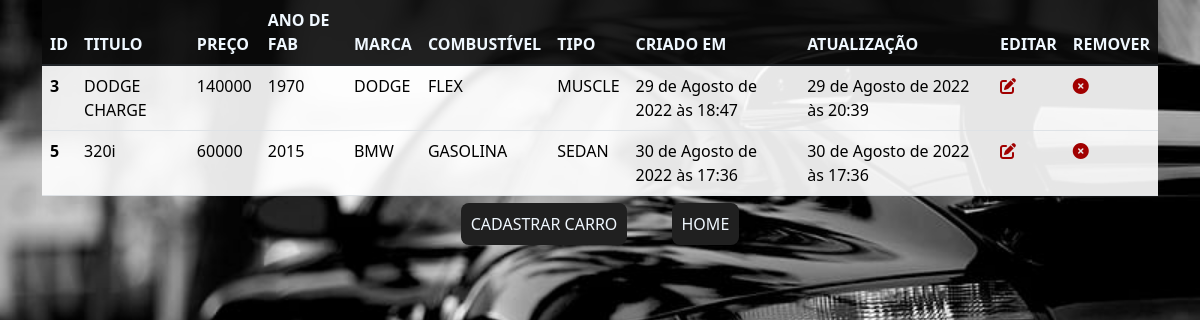
/carros/, run on an earlier commit of the app's database.
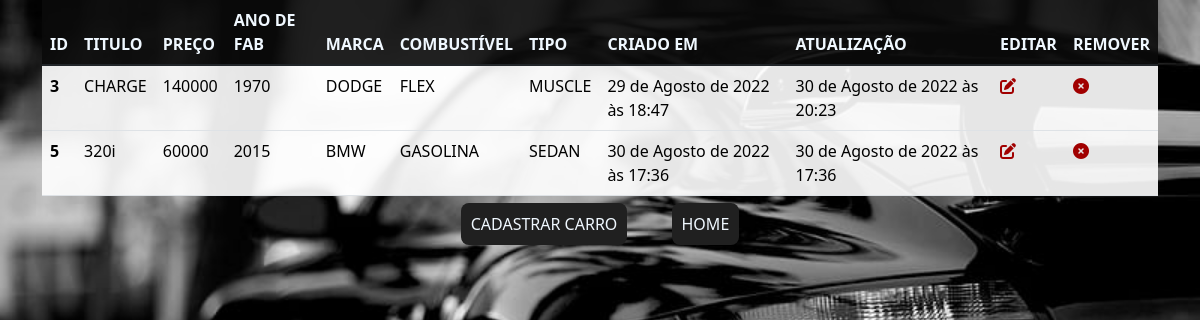
And on a later commit of the database.
### core/models.py (models this page shows)
class Carro(models.Model):
    COMBUSTIVEL_CHOICES = [
    ('GASOLINA', 'GASOLINA')
  , ('FLEX', 'FLEX')
  ,('DIESEL', 'DIESEL')
]
    tituloCarro = models.CharField('Título', max_length=20)
    precoCarro = models.IntegerField('Preço')
    anoCarro = models.IntegerField('Ano de fabricação')
    marcaCarro = models.CharField('Marca', max_length=20)
    combustivelCarro = models.CharField('Combustível', blank=True, null=True, choices=COMBUSTIVEL_CHOICES, max_length=8)
    tipoCarro = models.CharField('Tipo', max_length=20)
    created_atCarro = models.DateTimeField(auto_now_add=True)
    updated_atCarro = models.DateTimeField(auto_now=True)

### core/views.py (the view)
# urls.py: path('carros/',carros, name='carros'),
def carros(request):
    crr = Carro.objects.all()
    contexto = {
        'carro': crr
    }
    return render(request, 'carros.html', contexto)

### templates/carros.html (shortened to what this page needs)
{% load static %}
<!DOCTYPE html>
<html lang="en">
<head>
    <link href="https://cdn.jsdelivr.net/npm/bootstrap@5.1.3/dist/css/bootstrap.min.css" rel="stylesheet"
>
    <link rel="stylesheet" href="{% static 'css/estilo.css' %}">
</head>
<body>
    <div class="container">
        <table class="table">
            <thead>
              <tr>
                <th scope="col">ID</th>
                <th scope="col">TITULO</th>
                <th scope="col">PREÇO</th>
                <th scope="col">ANO DE FAB</th>
                <th scope="col">MARCA</th>
                <th scope="col">COMBUSTÍVEL</th>
                <th scope="col">TIPO</th>
                <th scope="col">CRIADO EM</th>
                <th scope="col">ATUALIZAÇÃO</th>
                <th scope="col">EDITAR</th>
                <th scope="col">REMOVER</th>
              </tr>
            </thead>
            <tbody>
                {% for crr in carro %}
              <tr>
                <th scope="row">{{crr.id}}</th>
                <td>{{crr.tituloCarro}}</td>
                <td>{{crr.precoCarro}}</td>
                <td>{{crr.anoCarro}}</td>
                <td>{{crr.marcaCarro}}</td>
                <td>{{crr.combustivelCarro}}</td>
                <td>{{crr.tipoCarro}}</td>
                <td>{{crr.created_atCarro}}</td>
                <td>{{crr.updated_atCarro}}</td>
                <td><a href="{% url 'editcar' crr.id %}"><i class="fa-solid fa-pen-to-square"></i></a></td>
                <td><a href="{% url 'removercar' crr.id %}"><i class="fa-solid fa-circle-xmark"></i></a></td>
              </tr>
    {% endfor %}
</tbody>
</table>
</div>
<p><a href="{% url 'cadcar' %}">CADASTRAR CARRO</a> <a href="{% url 'bestcars' %}">HOME</a></p>
</body>
</html>

What changed in the data, as far as the page shows it:
changed Carro "DODGE": tituloCarro "DODGE CHARGE" → "CHARGE"; updated_atCarro "29 de Agosto de 2022 às 20:39" → "30 de Agosto de 2022 às 20:23"
